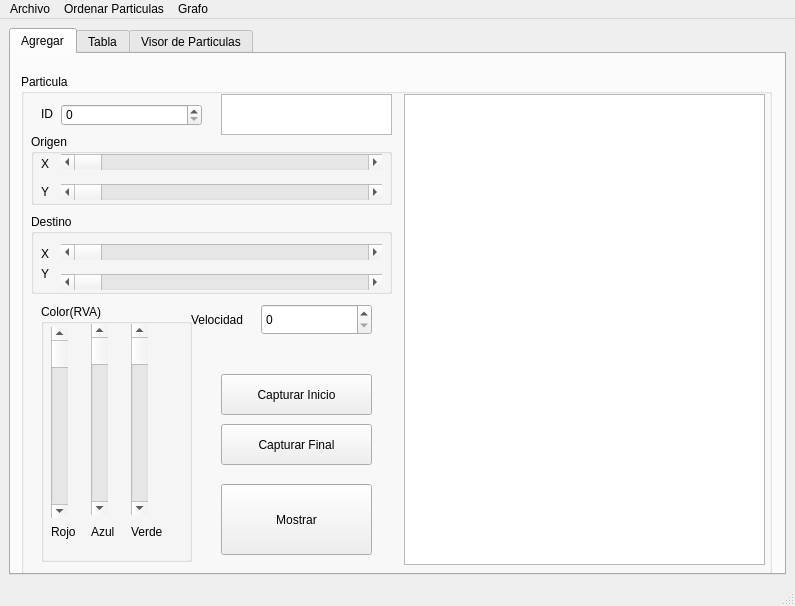
<?xml version="1.0" encoding="UTF-8"?>
<ui version="4.0">
 <class>MainWindow</class>
 <widget class="QMainWindow" name="MainWindow">
  <property name="geometry">
   <rect>
    <x>0</x>
    <y>0</y>
    <width>795</width>
    <height>606</height>
   </rect>
  </property>
  <property name="font">
   <font>
    <family>MS Sans Serif</family>
   </font>
  </property>
  <property name="windowTitle">
   <string>MainWindow</string>
  </property>
  <widget class="QWidget" name="centralwidget">
   <layout class="QVBoxLayout" name="verticalLayout">
    <item>
     <widget class="QTabWidget" name="tabWidget">
      <property name="currentIndex">
       <number>0</number>
      </property>
      <widget class="QWidget" name="tab">
       <attribute name="title">
        <string>Agregar</string>
       </attribute>
       <widget class="QGroupBox" name="groupBox">
        <property name="geometry">
         <rect>
          <x>10</x>
          <y>20</y>
          <width>751</width>
          <height>500</height>
         </rect>
        </property>
        <property name="title">
         <string>Particula</string>
        </property>
        <widget class="QSpinBox" name="ID">
         <property name="geometry">
          <rect>
           <x>40</x>
           <y>30</y>
           <width>141</width>
           <height>22</height>
          </rect>
         </property>
         <property name="accelerated">
          <bool>false</bool>
         </property>
         <property name="maximum">
          <number>10000000</number>
         </property>
        </widget>
        <widget class="QSpinBox" name="Velocidad">
         <property name="geometry">
          <rect>
           <x>240</x>
           <y>230</y>
           <width>111</width>
           <height>31</height>
          </rect>
         </property>
         <property name="maximum">
          <number>1000000</number>
         </property>
        </widget>
        <widget class="QGroupBox" name="groupBox_2">
         <property name="geometry">
          <rect>
           <x>20</x>
           <y>230</y>
           <width>151</width>
           <height>258</height>
          </rect>
         </property>
         <property name="title">
          <string>Color(RVA)</string>
         </property>
         <widget class="QScrollBar" name="Verde">
          <property name="geometry">
           <rect>
            <x>90</x>
            <y>20</y>
            <width>17</width>
            <height>191</height>
           </rect>
          </property>
          <property name="maximum">
           <number>255</number>
          </property>
          <property name="orientation">
           <enum>Qt::Vertical</enum>
          </property>
         </widget>
         <widget class="QScrollBar" name="Azul">
          <property name="geometry">
           <rect>
            <x>50</x>
            <y>20</y>
            <width>17</width>
            <height>191</height>
           </rect>
          </property>
          <property name="maximum">
           <number>255</number>
          </property>
          <property name="orientation">
           <enum>Qt::Vertical</enum>
          </property>
         </widget>
         <widget class="QLabel" name="label">
          <property name="geometry">
           <rect>
            <x>10</x>
            <y>220</y>
            <width>31</width>
            <height>16</height>
           </rect>
          </property>
          <property name="text">
           <string>Rojo</string>
          </property>
         </widget>
         <widget class="QLabel" name="label_2">
          <property name="geometry">
           <rect>
            <x>90</x>
            <y>220</y>
            <width>41</width>
            <height>16</height>
           </rect>
          </property>
          <property name="text">
           <string>Verde</string>
          </property>
         </widget>
         <widget class="QLabel" name="label_3">
          <property name="geometry">
           <rect>
            <x>50</x>
            <y>220</y>
            <width>31</width>
            <height>16</height>
           </rect>
          </property>
          <property name="text">
           <string>Azul</string>
          </property>
         </widget>
         <widget class="QScrollBar" name="Rojo">
          <property name="geometry">
           <rect>
            <x>10</x>
            <y>23</y>
            <width>17</width>
            <height>191</height>
           </rect>
          </property>
          <property name="maximum">
           <number>255</number>
          </property>
          <property name="orientation">
           <enum>Qt::Vertical</enum>
          </property>
         </widget>
        </widget>
        <widget class="QLabel" name="label_4">
         <property name="geometry">
          <rect>
           <x>20</x>
           <y>30</y>
           <width>47</width>
           <height>20</height>
          </rect>
         </property>
         <property name="text">
          <string>ID</string>
         </property>
        </widget>
        <widget class="QGroupBox" name="groupBox_3">
         <property name="geometry">
          <rect>
           <x>10</x>
           <y>60</y>
           <width>361</width>
           <height>71</height>
          </rect>
         </property>
         <property name="title">
          <string>Origen</string>
         </property>
         <widget class="QLabel" name="label_5">
          <property name="geometry">
           <rect>
            <x>10</x>
            <y>20</y>
            <width>20</width>
            <height>20</height>
           </rect>
          </property>
          <property name="text">
           <string>X</string>
          </property>
         </widget>
         <widget class="QScrollBar" name="OrigenX">
          <property name="geometry">
           <rect>
            <x>30</x>
            <y>20</y>
            <width>321</width>
            <height>16</height>
           </rect>
          </property>
          <property name="maximum">
           <number>500</number>
          </property>
          <property name="orientation">
           <enum>Qt::Horizontal</enum>
          </property>
         </widget>
         <widget class="QLabel" name="label_6">
          <property name="geometry">
           <rect>
            <x>10</x>
            <y>50</y>
            <width>16</width>
            <height>16</height>
           </rect>
          </property>
          <property name="text">
           <string>Y</string>
          </property>
         </widget>
         <widget class="QScrollBar" name="OrigenY">
          <property name="geometry">
           <rect>
            <x>30</x>
            <y>50</y>
            <width>321</width>
            <height>16</height>
           </rect>
          </property>
          <property name="maximum">
           <number>500</number>
          </property>
          <property name="orientation">
           <enum>Qt::Horizontal</enum>
          </property>
         </widget>
        </widget>
        <widget class="QGroupBox" name="groupBox_4">
         <property name="geometry">
          <rect>
           <x>10</x>
           <y>140</y>
           <width>361</width>
           <height>80</height>
          </rect>
         </property>
         <property name="title">
          <string>Destino</string>
         </property>
         <widget class="QScrollBar" name="DestinoX">
          <property name="geometry">
           <rect>
            <x>30</x>
            <y>30</y>
            <width>321</width>
            <height>16</height>
           </rect>
          </property>
          <property name="maximum">
           <number>500</number>
          </property>
          <property name="orientation">
           <enum>Qt::Horizontal</enum>
          </property>
         </widget>
         <widget class="QLabel" name="label_7">
          <property name="geometry">
           <rect>
            <x>10</x>
            <y>30</y>
            <width>20</width>
            <height>20</height>
           </rect>
          </property>
          <property name="text">
           <string>X</string>
          </property>
         </widget>
         <widget class="QLabel" name="label_8">
          <property name="geometry">
           <rect>
            <x>10</x>
            <y>50</y>
            <width>20</width>
            <height>20</height>
           </rect>
          </property>
          <property name="text">
           <string>Y</string>
          </property>
         </widget>
         <widget class="QScrollBar" name="DestinoY">
          <property name="geometry">
           <rect>
            <x>30</x>
            <y>60</y>
            <width>321</width>
            <height>16</height>
           </rect>
          </property>
          <property name="maximum">
           <number>500</number>
          </property>
          <property name="orientation">
           <enum>Qt::Horizontal</enum>
          </property>
         </widget>
        </widget>
        <widget class="QLabel" name="label_9">
         <property name="geometry">
          <rect>
           <x>170</x>
           <y>230</y>
           <width>71</width>
           <height>31</height>
          </rect>
         </property>
         <property name="text">
          <string>Velocidad</string>
         </property>
        </widget>
        <widget class="QPushButton" name="Mostrar">
         <property name="geometry">
          <rect>
           <x>200</x>
           <y>410</y>
           <width>151</width>
           <height>71</height>
          </rect>
         </property>
         <property name="text">
          <string>Mostrar</string>
         </property>
        </widget>
        <widget class="QPlainTextEdit" name="salida">
         <property name="geometry">
          <rect>
           <x>383</x>
           <y>20</y>
           <width>361</width>
           <height>471</height>
          </rect>
         </property>
        </widget>
        <widget class="QPushButton" name="Iniciocap">
         <property name="geometry">
          <rect>
           <x>200</x>
           <y>300</y>
           <width>151</width>
           <height>41</height>
          </rect>
         </property>
         <property name="text">
          <string>Capturar Inicio</string>
         </property>
        </widget>
        <widget class="QPushButton" name="finalcap">
         <property name="geometry">
          <rect>
           <x>200</x>
           <y>350</y>
           <width>151</width>
           <height>41</height>
          </rect>
         </property>
         <property name="text">
          <string>Capturar Final</string>
         </property>
        </widget>
        <widget class="QPlainTextEdit" name="NumAct">
         <property name="geometry">
          <rect>
           <x>200</x>
           <y>20</y>
           <width>171</width>
           <height>41</height>
          </rect>
         </property>
        </widget>
       </widget>
      </widget>
      <widget class="QWidget" name="tab_2">
       <attribute name="title">
        <string>Tabla</string>
       </attribute>
       <layout class="QGridLayout" name="gridLayout">
        <item row="0" column="0" colspan="3">
         <widget class="QTableWidget" name="Tabla"/>
        </item>
        <item row="1" column="0">
         <widget class="QLineEdit" name="LineadeBusqueda">
          <property name="placeholderText">
           <string>ID de la Particula</string>
          </property>
         </widget>
        </item>
        <item row="1" column="1">
         <widget class="QPushButton" name="Buscar_push">
          <property name="text">
           <string>Buscar</string>
          </property>
         </widget>
        </item>
        <item row="1" column="2">
         <widget class="QPushButton" name="Mostrartabla_push">
          <property name="text">
           <string>Mostrar</string>
          </property>
         </widget>
        </item>
       </layout>
      </widget>
      <widget class="QWidget" name="tab_3">
       <attribute name="title">
        <string>Visor de Particulas</string>
       </attribute>
       <layout class="QGridLayout" name="gridLayout_2">
        <item row="0" column="0" colspan="2">
         <widget class="QGraphicsView" name="graphicsView"/>
        </item>
        <item row="1" column="0">
         <widget class="QPushButton" name="Dibujarpush">
          <property name="text">
           <string>Dibujar</string>
          </property>
         </widget>
        </item>
        <item row="1" column="1">
         <widget class="QPushButton" name="Limpiarpush">
          <property name="text">
           <string>Limpiar</string>
          </property>
         </widget>
        </item>
       </layout>
      </widget>
     </widget>
    </item>
   </layout>
  </widget>
  <widget class="QMenuBar" name="menubar">
   <property name="geometry">
    <rect>
     <x>0</x>
     <y>0</y>
     <width>795</width>
     <height>22</height>
    </rect>
   </property>
   <widget class="QMenu" name="menuArchivos">
    <property name="title">
     <string>Archivo</string>
    </property>
    <addaction name="actionAbrir"/>
    <addaction name="actionGuardar"/>
   </widget>
   <widget class="QMenu" name="menuOrdenar_Particulas">
    <property name="title">
     <string>Ordenar Particulas</string>
    </property>
    <addaction name="actionPor_ID"/>
    <addaction name="actionVelocidad"/>
    <addaction name="actionDistancia"/>
   </widget>
   <widget class="QMenu" name="menuGrafo">
    <property name="title">
     <string>Grafo</string>
    </property>
    <addaction name="actionGrafo"/>
   </widget>
   <addaction name="menuArchivos"/>
   <addaction name="menuOrdenar_Particulas"/>
   <addaction name="menuGrafo"/>
  </widget>
  <widget class="QStatusBar" name="statusbar"/>
  <action name="actionAbrir">
   <property name="text">
    <string>Accion Abrir</string>
   </property>
   <property name="shortcut">
    <string>Ctrl+O</string>
   </property>
  </action>
  <action name="actionGuardar">
   <property name="text">
    <string>Accion Guardar</string>
   </property>
   <property name="shortcut">
    <string>Ctrl+S</string>
   </property>
  </action>
  <action name="actionPor_ID">
   <property name="text">
    <string>ID</string>
   </property>
  </action>
  <action name="actionVelocidad">
   <property name="text">
    <string>Velocidad</string>
   </property>
  </action>
  <action name="actionDistancia">
   <property name="text">
    <string>Distancia</string>
   </property>
  </action>
  <action name="actionGrafo">
   <property name="text">
    <string>Transformar a Grafo</string>
   </property>
   <property name="shortcut">
    <string>Ctrl+G</string>
   </property>
  </action>
 </widget>
 <resources/>
 <connections/>
</ui>
